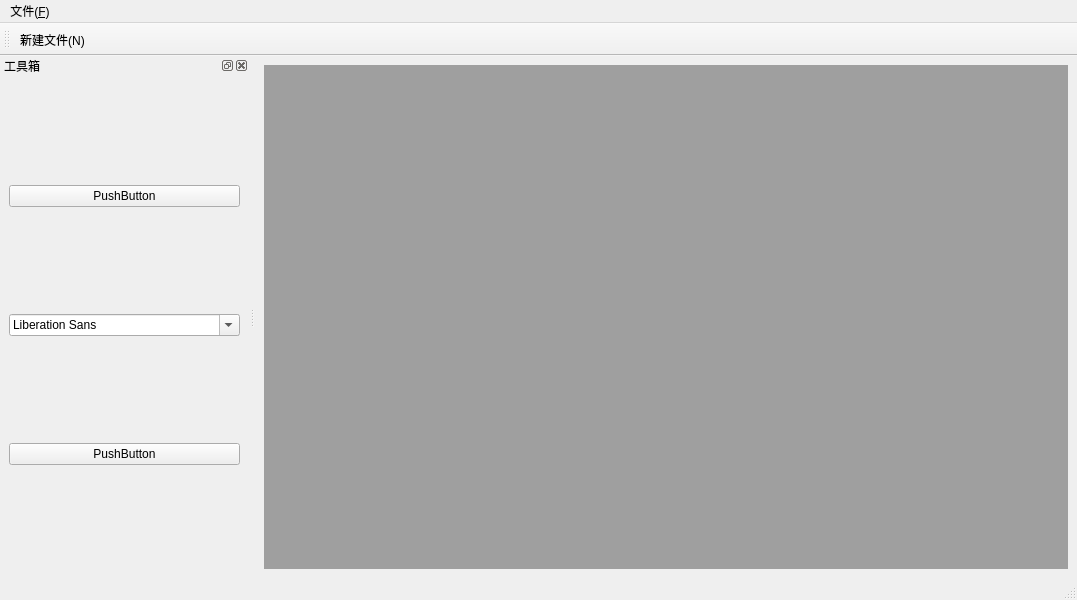
<?xml version="1.0" encoding="UTF-8"?>
<ui version="4.0">
 <class>MainWindow</class>
 <widget class="QMainWindow" name="MainWindow">
  <property name="geometry">
   <rect>
    <x>0</x>
    <y>0</y>
    <width>1077</width>
    <height>600</height>
   </rect>
  </property>
  <property name="windowTitle">
   <string>MainWindow</string>
  </property>
  <widget class="QWidget" name="centralwidget">
   <layout class="QGridLayout" name="gridLayout">
    <item row="0" column="0">
     <widget class="QMdiArea" name="mdiArea"/>
    </item>
   </layout>
  </widget>
  <widget class="QMenuBar" name="menuBar">
   <property name="geometry">
    <rect>
     <x>0</x>
     <y>0</y>
     <width>1077</width>
     <height>21</height>
    </rect>
   </property>
   <widget class="QMenu" name="menu_F">
    <property name="title">
     <string>文件(&amp;F)</string>
    </property>
    <addaction name="action_N"/>
    <addaction name="action_Dock"/>
   </widget>
   <addaction name="menu_F"/>
  </widget>
  <widget class="QStatusBar" name="statusBar"/>
  <widget class="QToolBar" name="mainToolBar">
   <property name="windowTitle">
    <string>toolBar</string>
   </property>
   <attribute name="toolBarArea">
    <enum>TopToolBarArea</enum>
   </attribute>
   <attribute name="toolBarBreak">
    <bool>false</bool>
   </attribute>
   <addaction name="action_N"/>
  </widget>
  <widget class="QDockWidget" name="dockWidget">
   <property name="windowTitle">
    <string>工具箱</string>
   </property>
   <attribute name="dockWidgetArea">
    <number>1</number>
   </attribute>
   <widget class="QWidget" name="dockWidgetContents">
    <layout class="QVBoxLayout" name="verticalLayout">
     <item>
      <widget class="QPushButton" name="pushButton">
       <property name="text">
        <string>PushButton</string>
       </property>
      </widget>
     </item>
     <item>
      <widget class="QFontComboBox" name="fontComboBox"/>
     </item>
     <item>
      <widget class="QPushButton" name="pushButton_2">
       <property name="text">
        <string>PushButton</string>
       </property>
      </widget>
     </item>
    </layout>
   </widget>
  </widget>
  <action name="action_N">
   <property name="icon">
    <iconset resource="myimages.qrc">
     <normaloff>:/images/new.png</normaloff>:/images/new.png</iconset>
   </property>
   <property name="text">
    <string>新建文件(&amp;N)</string>
   </property>
   <property name="shortcut">
    <string>Ctrl+N</string>
   </property>
  </action>
  <action name="action_Dock">
   <property name="text">
    <string>显示Dock</string>
   </property>
  </action>
 </widget>
 <resources>
  <include location="myimages.qrc"/>
 </resources>
 <connections/>
</ui>
